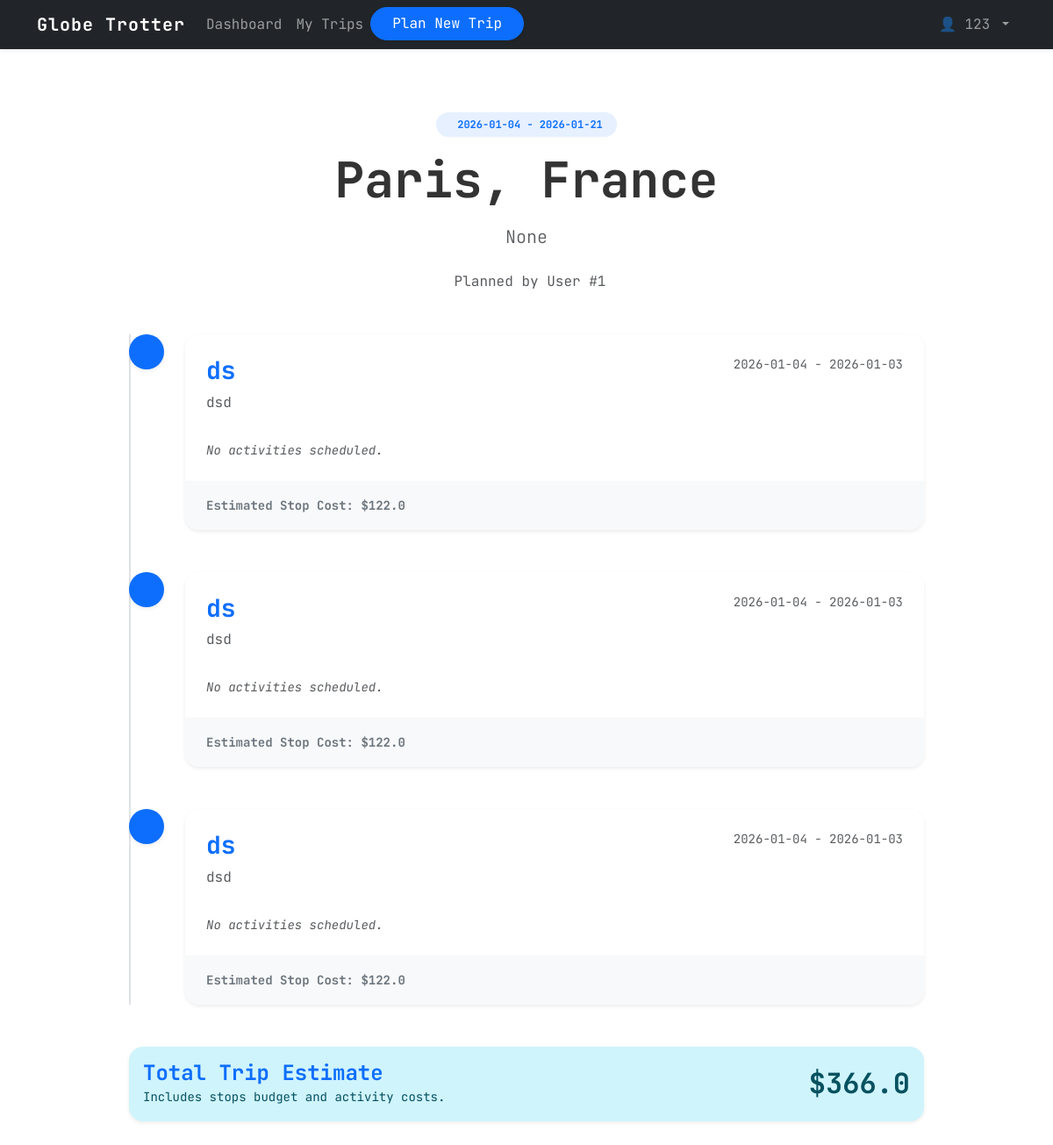
Screenshot of /trip/7/public (signed in) with the database file from the repository.
### tables this page shows
CREATE TABLE trips (
    id INTEGER PRIMARY KEY AUTOINCREMENT,
    user_id INTEGER NOT NULL,
    location TEXT NOT NULL,
    start_date TEXT NOT NULL,
    end_date TEXT NOT NULL,
    created_at DATETIME DEFAULT CURRENT_TIMESTAMP, description TEXT, budget_limit REAL DEFAULT 0.0, is_public BOOLEAN DEFAULT 0,
    FOREIGN KEY (user_id) REFERENCES users(id)
);

CREATE TABLE itinerary_stops (
    id INTEGER PRIMARY KEY AUTOINCREMENT,
    trip_id INTEGER NOT NULL,
    city TEXT NOT NULL,
    description TEXT,
    start_date TEXT,
    end_date TEXT,
    budget REAL,
    FOREIGN KEY (trip_id) REFERENCES trips(id)
);

### app.py (the view)
@app.route('/trip/<int:trip_id>/public')
def public_trip_view(trip_id):
    conn = get_db()
    trip = conn.execute("SELECT * FROM trips WHERE id = ?", (trip_id,)).fetchone()
    if not trip:
        conn.close()
        return "Trip not found", 404
    is_owner = 'user_id' in session and session['user_id'] == trip['user_id']
    if not trip['is_public'] and not is_owner:
        conn.close()
        return "This trip is private.", 403
    stops = conn.execute("SELECT * FROM itinerary_stops WHERE trip_id = ? ORDER BY start_date", (trip_id,)).fetchall()
    stops_data = []
    total_cost = 0
    for stop in stops:
        activities = conn.execute("SELECT * FROM trip_activities WHERE stop_id = ?", (stop['id'],)).fetchall()
        stop_dict = dict(stop)
        stop_dict['activities'] = [dict(a) for a in activities]
        stop_dict['stop_cost'] = sum(a['cost'] for a in activities) + (stop['budget'] or 0) # simplified cost logic
        total_cost += stop_dict['stop_cost']
        stops_data.append(stop_dict)
    conn.close()
    return render_template('itinerary_view.html', trip=trip, stops=stops_data, is_owner=is_owner, total_cost=total_cost)

### app.py (called while the page is built)
def get_db():
    conn = sqlite3.connect(DB_NAME)
    conn.row_factory = sqlite3.Row
    return conn

### templates/itinerary_view.html (shortened to what this page needs)
{% extends "base.html" %}
{% block styles %}
<link rel="stylesheet" href="{{ url_for('static', filename='css/itinerary_view.css') }}">
{% endblock %}
{% block content %}
<div class="container py-5">
    <div class="row justify-content-center">
        <div class="col-lg-10">
            <div class="text-center mb-5">
                <span class="badge bg-primary bg-opacity-10 text-primary rounded-pill px-3 py-2 mb-3">
                     {{ trip.start_date }} - {{ trip.end_date }}
                </span>
                <h1 class="fw-bold display-4 mb-3">{{ trip.location }}</h1>
                <p class="lead text-muted mx-auto" style="max-width: 600px;">{{ trip.description }}</p>
                <div class="d-flex justify-content-center gap-3 mt-4">
                    <div class="d-flex align-items-center text-muted">
                        <span>Planned by User #{{ trip.user_id }}</span>
                    </div>
                </div>
            </div>
            <div class="position-relative">
                <div class="position-absolute start-0 h-100 border-start border-2 border-light" style="left: 20px;">
                </div>
                {% for stop in stops %}
                <div class="d-flex mb-5 position-relative">
                    <div class="flex-shrink-0 me-4">
                        <div class="bg-primary text-white rounded-circle d-flex align-items-center justify-content-center shadow-sm"
                            style="width: 40px; height: 40px; z-index: 1;">
                        </div>
                    </div>
                    <div class="flex-grow-1">
                        <div class="card shadow-sm border-0 rounded-4 overflow-hidden">
                            <div class="card-header bg-white border-bottom-0 pt-4 px-4 pb-0">
                                <div class="d-flex justify-content-between align-items-start">
                                    <h3 class="fw-bold text-primary mb-0">{{ stop.city }}</h3>
                                    <span class="text-muted small">{{ stop.start_date }} - {{ stop.end_date }}</span>
                                </div>
                                <p class="text-muted mt-2">{{ stop.description }}</p>
                            </div>
                            <div class="card-body px-4 pb-4">
                                {% if stop.activities %}
                                <h6 class="text-uppercase text-muted small fw-bold mb-3">Activities</h6>
                                {% for activity in stop.activities %}
                                <div class="d-flex align-items-center mb-3 p-3 bg-light rounded-3">
                                    <div class="me-3">
                                        <div class="bg-white rounded-circle d-flex align-items-center justify-content-center shadow-sm"
                                            style="width: 40px; height: 40px;">
                                            <i class="bi bi-ticket-perforated text-primary"></i>
                                        </div>
                                    </div>
                                    <div class="flex-grow-1">
                                        <h6 class="fw-bold mb-0">{{ activity.name }}</h6>
                                        <span
                                            class="badge bg-secondary bg-opacity-25 text-secondary rounded-pill py-1 px-2 small">{{
                                            activity.category }}</span>
                                    </div>
                                    {% if is_owner %}
                                    <div class="text-end">
                                        <span class="d-block fw-bold">${{ activity.cost }}</span>
                                    </div>
                                    {% endif %}
                                </div>
                                {% endfor %}
                                {% else %}
                                <p class="text-muted small fst-italic mb-0">No activities scheduled.</p>
                                {% endif %}
                            </div>
                            {% if is_owner %}
                            <div class="card-footer bg-light border-0 py-3 px-4">
                                <small class="fw-bold text-secondary">Estimated Stop Cost: ${{ stop.stop_cost }}</small>
                            </div>
                            {% endif %}
                        </div>
                    </div>
                </div>
                {% endfor %}
            </div>
            {% if is_owner %}
            <div class="alert alert-info border-0 rounded-4 shadow-sm mt-5">
                <div class="d-flex justify-content-between align-items-center">
                    <div>
                        <h4 class="fw-bold mb-0 text-primary">Total Trip Estimate</h4>
                        <small>Includes stops budget and activity costs.</small>
                    </div>
                    <h2 class="fw-bold mb-0">${{ total_cost }}</h2>
                </div>
            </div>
            {% endif %}
        </div>
    </div>
</div>
{% endblock %}

### static/css/itinerary_view.css (style rules this page uses)
.text-primary { color: #0d6efd !important; }
.bg-light { background-color: #f8f9fa !important; }
.card { background-color: #ffffff; border: 1px solid #e0e0e0; }
body { color: #333; background-color: #ffffff; }
.position-absolute.border-start { border-color: #dee2e6 !important; }

### templates/base.html (style rules this page uses)
body { background-color: #f8f9fa; font-family: 'JetBrains Mono', monospace; }
h1, h2, h3, h4, h5, h6, .btn, .nav-link { font-family: 'JetBrains Mono', monospace; }

### rows the page displays
trips: start_date "2026-01-04", end_date "2026-01-21", location "Paris, France", user_id "1"
itinerary_stops: city "ds", start_date "2026-01-04", end_date "2026-01-03", description "dsd", stop_cost "122.0"
itinerary_stops: city "ds", start_date "2026-01-04", end_date "2026-01-03", description "dsd", stop_cost "122.0"
itinerary_stops: city "ds", start_date "2026-01-04", end_date "2026-01-03", description "dsd", stop_cost "122.0"

### other values shown
{{ session.get('user_name') }} "123"
{{ trip.description }} "None"
{{ total_cost }} "366.0"
